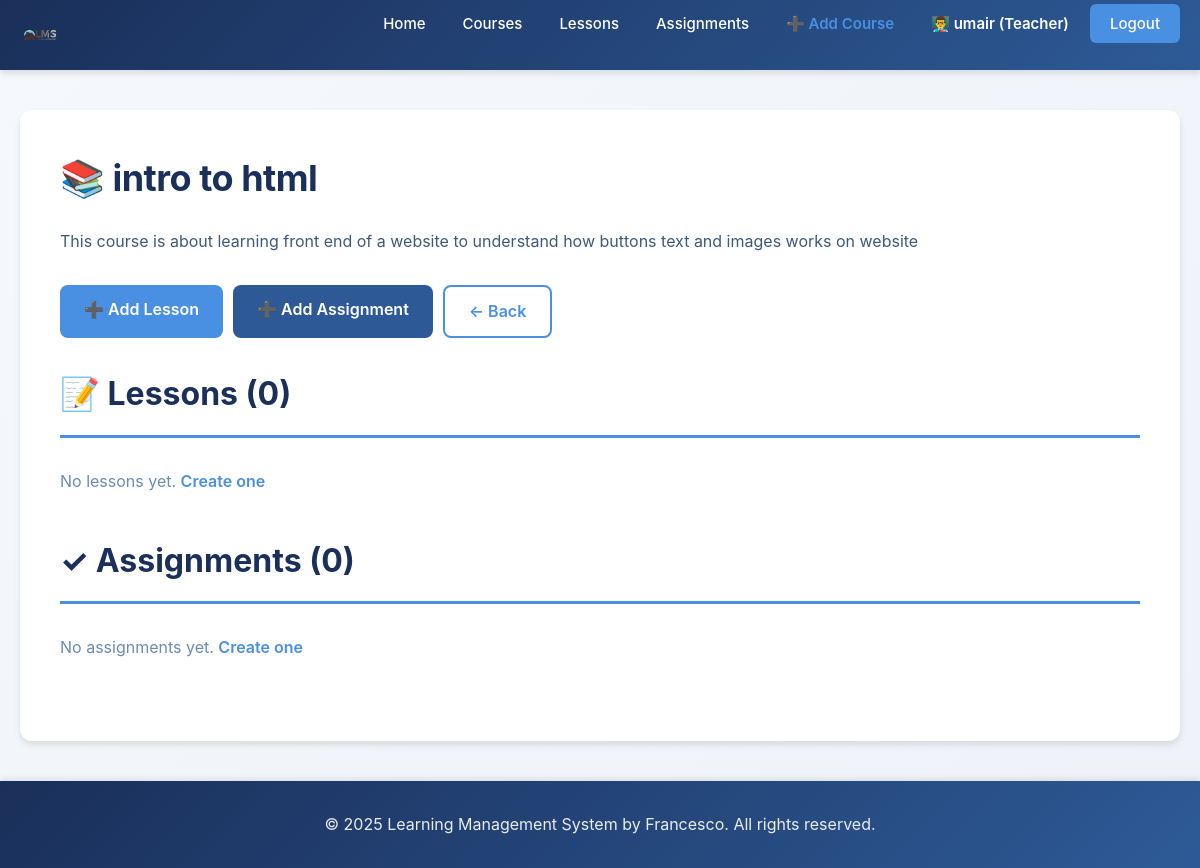
Before: /manage_course/2 (signed in) with the older database file.
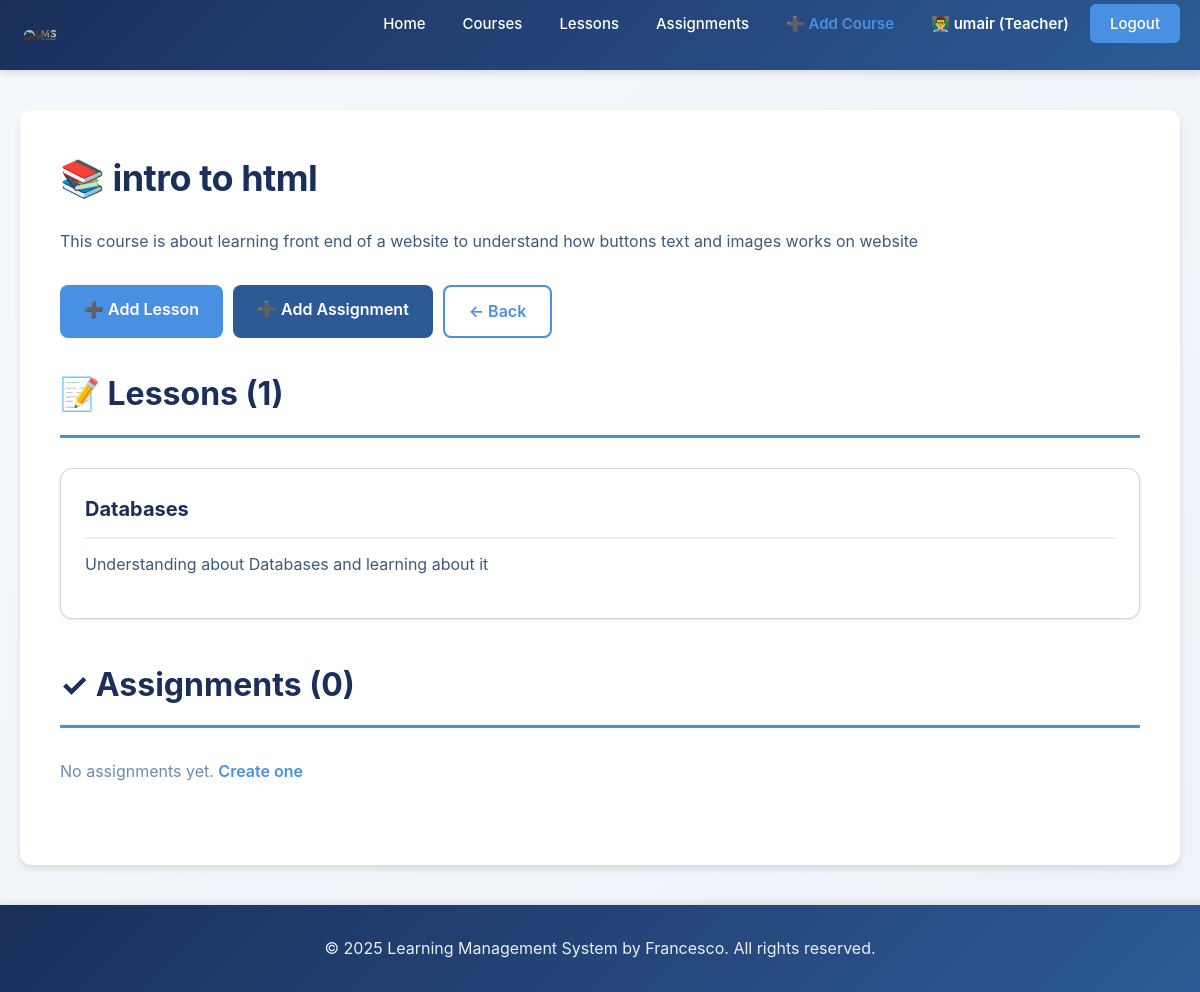
After: the same page with the newer database file.
### tables this page shows
CREATE TABLE topics (
            -- Unique identifier for each topic
            id INTEGER PRIMARY KEY AUTOINCREMENT,
            -- ID of the course this topic belongs to
            course_id INTEGER NOT NULL,
            -- Topic title (must be unique)
            title TEXT UNIQUE,
            -- Optional subtitle or description
            subtitle TEXT,
            -- Timestamp when topic was created
            created_at TIMESTAMP DEFAULT CURRENT_TIMESTAMP,
            -- Foreign key linking to courses table
            FOREIGN KEY (course_id) REFERENCES courses(id)
        );

### app.py (the view)
@app.route("/manage_course/<int:course_id>", methods=['GET', 'POST'])
def manage_course(course_id):
    if 'user_id' not in session:
        return redirect(url_for('login'))
    if session.get('role') != 'teacher':
        return redirect(url_for('home'))
    try:
        conn = get_db_connection()
        cursor = conn.cursor()
        cursor.execute("""
            SELECT * FROM courses
            WHERE id = ? AND teacher_id = ?
        """, (course_id, session['user_id']))
        course = cursor.fetchone()
        if not course:
            return render_template('error.html', error='Course not found or unauthorized!')
        cursor.execute("""
            SELECT id, title, subtitle, created_at
            FROM topics
            WHERE course_id = ?
            ORDER BY created_at DESC
        """, (course_id,))
        lessons = cursor.fetchall()
        cursor.execute("""
            SELECT id, question, created_at
            FROM msqs
            WHERE topic_id IN (SELECT id FROM topics WHERE course_id = ?)
            ORDER BY created_at DESC
        """, (course_id,))
        assignments = cursor.fetchall()
        conn.close()
        return render_template('manage_course.html',
                             course=course,
                             lessons=lessons,
                             assignments=assignments)
    except Exception as e:
        return render_template('error.html', error='Error loading course!')

### app.py (called while the page is built)
def get_db_connection(db_name="lms.db"):
    conn = sqlite3.connect(db_name)
    conn.row_factory = sqlite3.Row
    return conn

### templates/manage_course.html (shortened to what this page needs)
{% extends 'base.html' %}
{% block content %}
    <h1>📚 {{ course.title }}</h1>
    <p>{{ course.description }}</p>
    <div style="margin: 30px 0; display: flex; gap: 10px;">
        <a href="{{ url_for('create_lesson', course_id=course.id) }}" class="btn btn-primary">➕ Add Lesson</a>
        <a href="{{ url_for('create_assignment', course_id=course.id) }}" class="btn btn-secondary">➕ Add Assignment</a>
        <a href="{{ url_for('teacher_dashboard') }}" class="btn btn-outline">← Back</a>
    </div>
    <div class="section mt-30">
        <h2 class="section-title">📝 Lessons ({{ lessons|length }})</h2>
        {% if lessons %}
            <div class="grid">
                {% for lesson in lessons %}
                    <div class="card">
                        <div class="card-header">{{ lesson.title }}</div>
                        <div class="card-body">
                            <p>{{ lesson.subtitle[:100] }}{% if lesson.subtitle|length > 100 %}...{% endif %}</p>
                        </div>
                    </div>
                {% endfor %}
            </div>
        {% else %}
            <p class="text-muted">No lessons yet. <a href="{{ url_for('create_lesson', course_id=course.id) }}" style="color: var(--accent-blue); font-weight: 600;">Create one</a></p>
        {% endif %}
    </div>
    <div class="section mt-30">
        <h2 class="section-title">✓ Assignments ({{ assignments|length }})</h2>
        {% if assignments %}
            <div class="grid">
                {% for assignment in assignments %}
                    <div class="card">
                        <div class="card-header">{{ assignment.question }}</div>
                        <div class="card-body">
                            <p>Correct Answer: <strong>{{ assignment.correct_answer }}</strong></p>
                        </div>
                    </div>
                {% endfor %}
            </div>
        {% else %}
            <p class="text-muted">No assignments yet. <a href="{{ url_for('create_assignment', course_id=course.id) }}" style="color: var(--accent-blue); font-weight: 600;">Create one</a></p>
        {% endif %}
    </div>
{% endblock %}

Changed rows visible on the page:
added topics: title "Databases", subtitle "Understanding about Databases and learning about it"
Other visible differences:
{{ lessons|length }}: "0" → "1"
text no longer shown: "No lessons yet. Create one"
